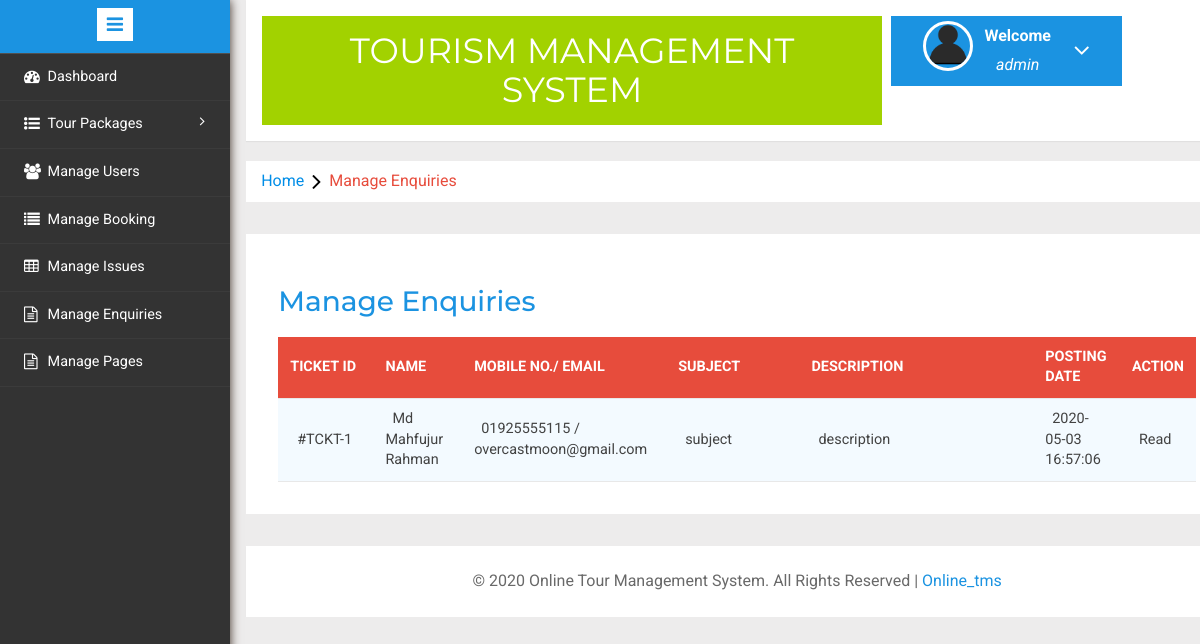
/admin/manage-enquires.php (signed in), run on the app's committed database.
### tables this page shows
CREATE TABLE `tbl_inquery` (
  `id` int(11) NOT NULL,
  `fullname` varchar(20) NOT NULL,
  `email` varchar(50) NOT NULL,
  `mobile` varchar(20) NOT NULL,
  `subject` varchar(255) NOT NULL,
  `description` text NOT NULL,
  `postingdate` timestamp NOT NULL DEFAULT CURRENT_TIMESTAMP ON UPDATE CURRENT_TIMESTAMP,
  `status` int(11) DEFAULT NULL
);

### admin/manage-enquires.php (the view, shortened to what this page needs)
<?php
include('includes/config.php');
if(strlen($_SESSION['alogin'])==0)
{
	header('location:index.php');
}
else{
	?>
	<!DOCTYPE HTML>
	<html>
	<head>
		<link href="css/bootstrap.min.css" rel='stylesheet' type='text/css' />
		<link href="css/style.css" rel='stylesheet' type='text/css' />
		<link rel="stylesheet" href="css/morris.css" type="text/css"/>
		<link href="css/font-awesome.css" rel="stylesheet">
		<link rel="stylesheet" type="text/css" href="css/table-style.css" />
		<link rel="stylesheet" type="text/css" href="css/basictable.css" />
		<link rel="stylesheet" href="css/icon-font.min.css" type='text/css' />
	</head>
	<body>
		<div class="page-container">
			<div class="left-content">
				<div class="mother-grid-inner">
					<?php include('includes/header.php');?>
				</div>
				<ol class="breadcrumb">
					<li class="breadcrumb-item"><a href="index.html">Home</a><i class="fa fa-angle-right"></i>Manage Enquiries</li>
				</ol>
				<div class="agile-grids">
					<div class="agile-tables">
						<div class="w3l-table-info">
							<h2>Manage Enquiries</h2>
							<table id="table">
								<thead>
									<tr>
										<th>Ticket id</th>
										<th>Name</th>
										<th>Mobile No./ Email</th>
										<th>Subject </th>
										<th>Description </th>
										<th>Posting date </th>
										<th>Action </th>
									</tr>
								</thead>
								<tbody>
									<?php
									$sql = "SELECT * from tbl_inquery";
									$query=mysqli_query($con,$sql);
									$num=mysqli_num_rows($query);
									if($num>0){
										while ($result=mysqli_fetch_array($query)) {
											?>
											<tr>
												<td width="120">#TCKT-<?php echo htmlentities($result['id']);?></td>
												<td width="50"><?php echo htmlentities($result['fullname']);?></td>
												<td width="50"><?php echo htmlentities($result['mobile']);?> /<br />
													<?php echo $result['email'];?></td>
													<td width="200"><?php echo htmlentities($result['subject']);?></a></td>
													<td width="400"><?php echo htmlentities($result['description']);?></td>
													<td width="50"><?php echo htmlentities($result['postingdate']);?></td>
													<?php if($result['status']==1)
													{
														?><td>Read</td>
													<?php } else {?>
														<td><a href="manage-enquires.php?eid=<?php echo htmlentities($result['id']);?>" onclick="return confirm('Do you really want to read')" >Pending</a>
														</td>
													<?php } ?>
												</tr>
												<?php
											} }?>
										</tbody>
									</table>
								</div>
						</div>
						<?php include('includes/footer.php');?>
					</div>
				</div>
				<?php include('includes/sidebarmenu.php');?>
			</div>
		</body>
		</html>
		<?php } ?>

### admin/css/table-style.css (style rules this page uses)
table { background: white; border-collapse: collapse; margin: 1.25em 0 0; width: 100%; }
table tr, table th, table td { border: none; border-bottom: 1px solid #e8e8e8; font-size: .95em; }
table th, table td { padding: 10px 12px; text-align: left; }
table th { background: #e74c3c; color: #fff; text-transform: uppercase; }
table tr td { background: #f3faff; color: #424242; }
table { width: 100%; }

### data on the page
tbl_inquery: id "1", fullname "Md Mahfujur Rahman", mobile "01925555115", email "overcastmoon@gmail.com", subject "subject", description "description", postingdate "2020-05-03 16:57:06", status "Read"

### other printed values
$_SESSION['alogin'] "admin"
Date("Y") "2020"
